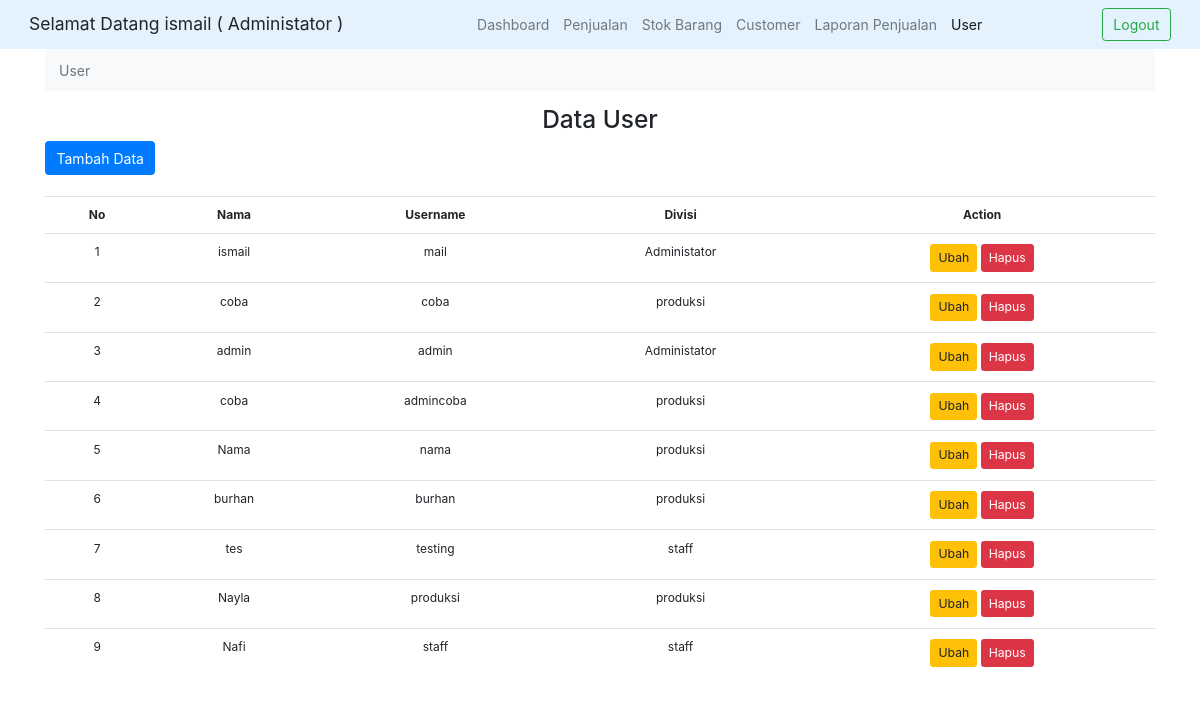
Before: /user.php (signed in) with the older database file.
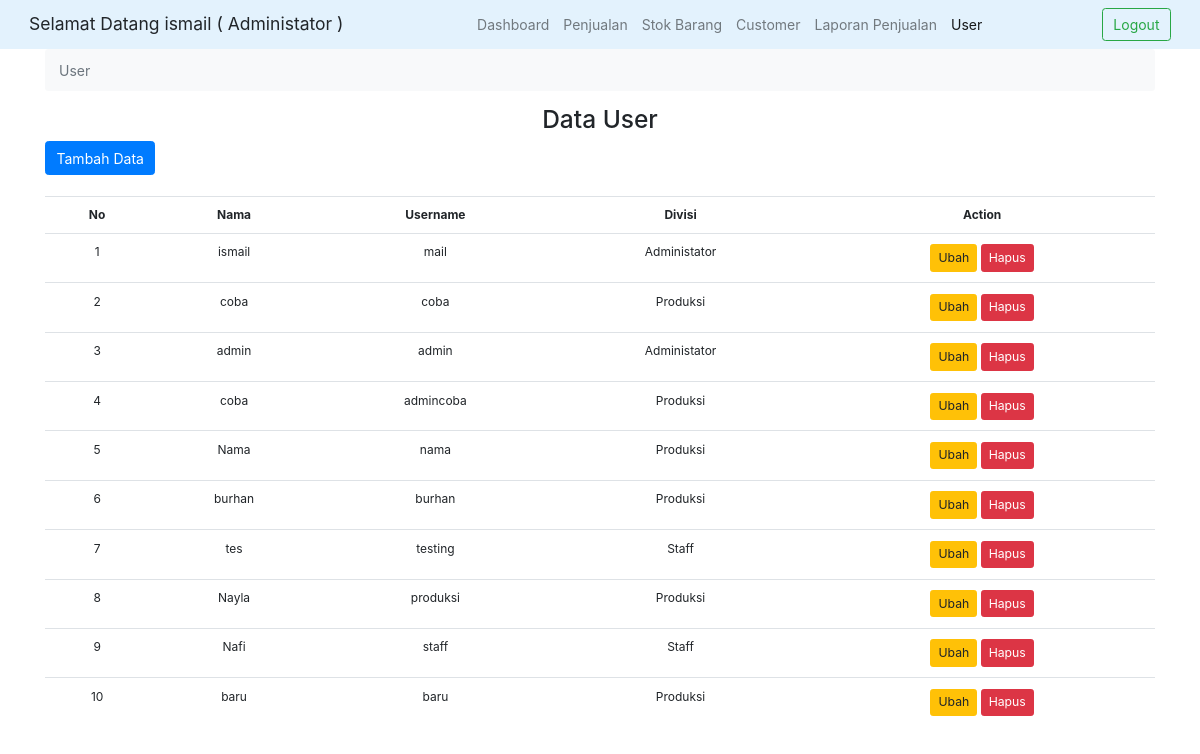
After: the same page with the newer database file.
### tables this page shows
CREATE TABLE `user` (
  `id` int(11) unsigned NOT NULL AUTO_INCREMENT,
  `name` varchar(255) NOT NULL,
  `username` varchar(255) NOT NULL,
  `password` varchar(255) NOT NULL,
  `role` varchar(255) DEFAULT NULL,
  PRIMARY KEY (`id`)
);

### user.php (the view, shortened to what this page needs)
<?php
    include('template/header.php') ;
    $query = 'SELECT * FROM user';
    $result = $db->query($query);
    $i = 1;
?>
<div class="container">
<nav aria-label="breadcrumb">
    <ol class="breadcrumb bg-light">
        <li class="breadcrumb-item active" aria-current="page">User</li>
    </ol>
</nav>
<div class="text-center">
    <h3>Data User</h3>
</div>
<a href="tambah_user.php" class="btn btn-primary">Tambah Data</a>
<br>
<br>
<table class="table text-center">
    <tr>
        <th>No</th>
        <th>Nama</th>
        <th>Username</th>
        <th>Divisi</th>
        <th>Action</th>
    </tr>
    <?php while($data = $result->fetch_object()){ ?>
        <tr>
            <td><?php echo $i;$i++; ?></td>
            <td><?php echo $data->name ?></td>
            <td><?php echo $data->username ?></td>
            <td><?php echo $data->role ?></td>
            <td>
                <a href="edit_user.php?id=<?php echo $data->id ?>" class="btn btn-sm btn-warning">Ubah</a>
                <a href="javascript:" onclick="deleteBarang(<?php echo $data->id ?>)" class="btn btn-sm btn-danger">Hapus</a>
            </td>
        </tr>
    <?php } ?>
</table>
</div>

### template/header.php (shortened to what this page needs)
<?php
    $user = $_SESSION['user'];
    $url = str_replace(".php","",basename($_SERVER['REQUEST_URI']));
?>
<html>
<head>
    <link rel="stylesheet" href="style.css">
    <?php include('tema.php') ?>
</head>
<body>
    <nav class="navbar navbar-light navbar-expand-lg" style="background-color: #e3f2fd;">
        <div class="container-fluid">
            <a class="navbar-brand light">
                Selamat Datang <?php echo $user->name ?> ( <?php echo $user->role ?> )
            </a>
            <ul class="navbar-nav">
                <li class="nav-item <?php echo $url == 'index' ? 'active' : '' ?>">
                    <a class="nav-link" href="index.php">Dashboard</a>
                </li>
                <li class="nav-item <?php echo $url == 'penjualan' ? 'active' : '' ?>">
                    <a class="nav-link" href="penjualan.php">Penjualan</a>
                </li>
                <li class="nav-item <?php echo $url == 'barang' ? 'active' : '' ?>">
                    <a class="nav-link" href="barang.php">Stok Barang</a>
                </li>
                <li class="nav-item <?php echo $url == 'customer' ? 'active' : '' ?>">
                    <a class="nav-link" href="customer.php">Customer</a>
                </li>
                <li class="nav-item <?php echo $url == 'laporan' ? 'active' : '' ?>">
                    <a class="nav-link" href="laporan.php">Laporan Penjualan</a>
                </li>
                <li class="nav-item <?php echo $url == 'user' ? 'active' : '' ?>">
                    <a class="nav-link" href="user.php">User</a>
                </li>
            </ul>
            <form class="form-inline my-2 my-lg-0" action="logout.php">
                <button class="btn btn-outline-success my-2 my-sm-0" type="submit">Logout</button>
            </form>
        </div>
    </nav>

### template/tema.php
<link rel="stylesheet" href="plugins/bootstrap.min.css">
<link rel="stylesheet" href="plugins/bootstrap-grid.css">

### style.css (style rules this page uses)
html { font-size: 14px; }
body table { font-size: 12px; }

Changed rows visible on the page:
changed user (number 2 of 10 on the later page): role "produksi" → "Produksi"
changed user "admincoba": role "produksi" → "Produksi"
changed user "Nama": role "produksi" → "Produksi"
changed user "burhan": role "produksi" → "Produksi"
changed user "tes": role "staff" → "Staff"
changed user "Nayla": role "produksi" → "Produksi"
changed user "Nafi": role "staff" → "Staff"
added user: name "baru", username "baru", role "Produksi"
